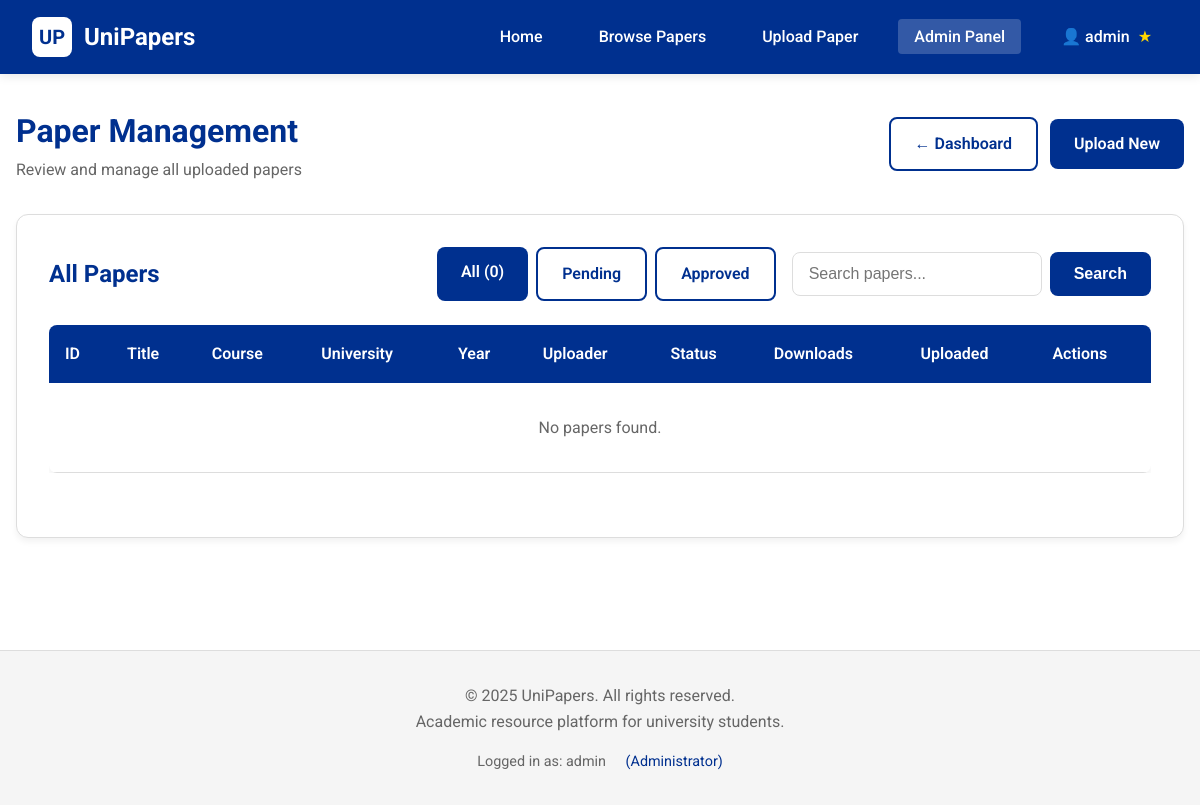
The page /admin/papers (signed in) on the database as committed earlier.
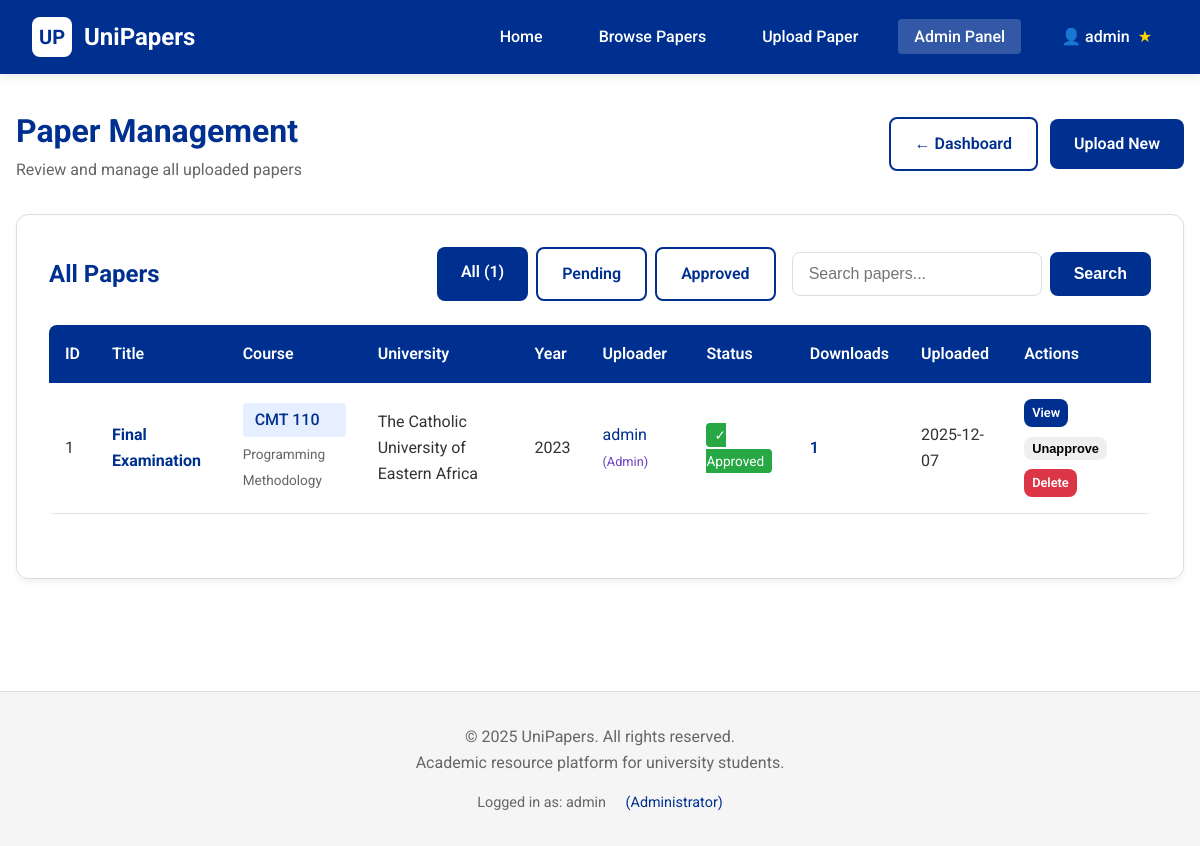
The same page on the database as committed later.
### app.py (models this page shows, shortened)
class PastPaper(db.Model):
    id = db.Column(db.Integer, primary_key=True)
    title = db.Column(db.String(200), nullable=False)
    course_code = db.Column(db.String(20), nullable=False)
    course_name = db.Column(db.String(200), nullable=False)
    university = db.Column(db.String(200), nullable=False)
    year = db.Column(db.Integer, nullable=False)
    semester = db.Column(db.String(20))
    filename = db.Column(db.String(300), nullable=False)
    uploader_id = db.Column(db.Integer, db.ForeignKey('user.id'), nullable=False)
    upload_date = db.Column(db.DateTime, default=datetime.utcnow)
    is_approved = db.Column(db.Boolean, default=False)
    downloads = db.Column(db.Integer, default=0)
    rejection_reason = db.Column(db.Text)
    uploader = db.relationship('User', backref=db.backref('papers', lazy=True))

class User(UserMixin, db.Model):
    id = db.Column(db.Integer, primary_key=True)
    username = db.Column(db.String(80), unique=True, nullable=False)
    email = db.Column(db.String(120), unique=True, nullable=False)
    password_hash = db.Column(db.String(200), nullable=False)
    is_admin = db.Column(db.Boolean, default=False)
    is_active = db.Column(db.Boolean, default=True)
    created_at = db.Column(db.DateTime, default=datetime.utcnow)
    last_login = db.Column(db.DateTime)

### app.py (the view, shortened to what this page needs)
@app.route('/admin/papers')
@login_required
@admin_required
def admin_papers():
    page = request.args.get('page', 1, type=int)
    per_page = 20
    status_filter = request.args.get('status', 'all')
    search_query = request.args.get('q', '')
    query = PastPaper.query
    if status_filter == 'approved':
        query = query.filter_by(is_approved=True)
    elif status_filter == 'pending':
        query = query.filter_by(is_approved=False)
    papers = query.order_by(PastPaper.upload_date.desc())\
                 .paginate(page=page, per_page=per_page, error_out=False)
    return render_template('admin_papers.html', papers=papers,
                          status_filter=status_filter, search_query=search_query)

### app.py (called while the page is built)
@login_manager.user_loader
def load_user(user_id):
    return User.query.get(int(user_id))

def admin_required(f):
    from functools import wraps
    @wraps(f)
    def decorated_function(*args, **kwargs):
        if not current_user.is_authenticated or not current_user.is_admin:
            flash('Admin access required', 'error')
            return redirect(url_for('home'))
        return f(*args, **kwargs)
    return decorated_function

@app.context_processor
def inject_pending_count():
    if current_user.is_authenticated and current_user.is_admin:
        pending_count = PastPaper.query.filter_by(is_approved=False).count()
        return dict(pending_count=pending_count)
    return dict(pending_count=0)

### templates/admin_papers.html (shortened to what the changed rows need)
{% extends "base.html" %}
{% block content %}
<div class="admin-header" style="margin-bottom: 2rem;">
    <div style="display: flex; justify-content: space-between; align-items: center;">
        <div>
            <h1 style="color: var(--air-force-blue);">Paper Management</h1>
        </div>
    </div>
</div>
<div class="card" style="margin-bottom: 2rem;">
    <div style="display: flex; justify-content: space-between; align-items: center; margin-bottom: 1.5rem;">
        <h2 style="color: var(--air-force-blue); margin: 0;">All Papers</h2>
        <div style="display: flex; gap: 1rem; align-items: center;">
            <div style="display: flex; gap: 0.5rem;">
                <a href="/admin/papers?status=all"
                   class="btn btn-sm {% if status_filter == 'all' %}btn-primary{% else %}btn-secondary{% endif %}">
                    All ({{ papers.total }})
                </a>
                <a href="/admin/papers?status=pending"
                   class="btn btn-sm {% if status_filter == 'pending' %}btn-primary{% else %}btn-secondary{% endif %}">
                    Pending
                </a>
                <a href="/admin/papers?status=approved"
                   class="btn btn-sm {% if status_filter == 'approved' %}btn-primary{% else %}btn-secondary{% endif %}">
                    Approved
                </a>
            </div>
        </div>
    </div>
    <div class="table-container">
        <table>
            <thead>
                <tr>
                    <th>ID</th>
                    <th>Title</th>
                    <th>Course</th>
                    <th>University</th>
                    <th>Year</th>
                    <th>Uploader</th>
                    <th>Status</th>
                    <th>Downloads</th>
                    <th>Uploaded</th>
                    <th>Actions</th>
                </tr>
            </thead>
            <tbody>
                {% for paper in papers.items %}
                    <tr style="{% if not paper.is_approved %}background-color: #fff3cd;{% endif %}">
                        <td>{{ paper.id }}</td>
                        <td>
                            <strong style="color: var(--air-force-blue);">{{ paper.title }}</strong>
                        </td>
                        <td>
                            <span class="paper-code" style="display: block; margin-bottom: 0.25rem;">{{ paper.course_code }}</span>
                            <span style="font-size: 0.85rem; color: var(--medium-gray);">{{ paper.course_name }}</span>
                        </td>
                        <td>{{ paper.university }}</td>
                        <td>{{ paper.year }}</td>
                        <td>
                            <span style="color: var(--air-force-blue);">{{ paper.uploader.username }}</span>
                            {% if paper.uploader.is_admin %}<span style="color: #6f42c1; font-size: 0.8rem;"> (Admin)</span>{% endif %}
                        </td>
                        <td>
                            {% if paper.is_approved %}
                                <span class="badge" style="background-color: #28a745; color: white; padding: 0.25rem 0.5rem; border-radius: 4px; font-size: 0.85rem;">
                                    ✓ Approved
                                </span>
                            {% else %}
                                <span class="badge" style="background-color: #ffc107; color: black; padding: 0.25rem 0.5rem; border-radius: 4px; font-size: 0.85rem;">
                                    ⏳ Pending
                                </span>
                            {% endif %}
                        </td>
                        <td>
                            <span style="color: var(--air-force-blue); font-weight: 600;">{{ paper.downloads }}</span>
                        </td>
                        <td>{{ paper.upload_date.strftime('%Y-%m-%d') }}</td>
                        <td>
                            <div style="display: flex; gap: 0.5rem; flex-wrap: wrap;">
                                <a href="/static/uploads/{{ paper.filename }}" target="_blank"
                                   class="btn btn-sm btn-primary" style="padding: 0.25rem 0.5rem; font-size: 0.8rem;">
                                    View
                                </a>
                                {% if not paper.is_approved %}
                                    <form method="POST" action="/admin/papers/approve/{{ paper.id }}" style="display: inline;">
                                        <button type="submit" class="btn btn-sm btn-success" style="padding: 0.25rem 0.5rem; font-size: 0.8rem;">
                                            Approve
                                        </button>
                                    </form>
                                    <button onclick="showRejectModal({{ paper.id }})"
                                            class="btn btn-sm btn-warning" style="padding: 0.25rem 0.5rem; font-size: 0.8rem;">
                                        Reject
                                    </button>
                                {% else %}
                                    <form method="POST" action="/admin/papers/reject/{{ paper.id }}" style="display: inline;">
                                        <button type="submit" class="btn btn-sm btn-warning" style="padding: 0.25rem 0.5rem; font-size: 0.8rem;">
                                            Unapprove
                                        </button>
                                    </form>
                                {% endif %}
                                <a href="/admin/papers/delete/{{ paper.id }}"
                                   class="btn btn-sm btn-danger" style="padding: 0.25rem 0.5rem; font-size: 0.8rem;"
                                   onclick="return confirm('Are you sure you want to delete this paper? This action cannot be undone.')">
                                    Delete
                                </a>
                            </div>
                        </td>
                    </tr>
                {% else %}
                    <tr>
                        <td colspan="10" style="text-align: center; padding: 2rem; color: var(--medium-gray);">
                            No papers found.
                        </td>
                    </tr>
                {% endfor %}
            </tbody>
        </table>
    </div>
</div>
{% endblock %}

Rows that differ between the two databases and show on the page:
added PastPaper: id "1", title "Final Examination", course_code "CMT 110", course_name "Programming Methodology", university "The Catholic University of Eastern Africa", year "2023", uploader.username "admin", is_approved "✓ Approved", downloads "1", upload_date "2025-12-07"
Other text that changed with them:
{{ papers.total }}: "0" → "1"
text no longer shown: "No papers found."
